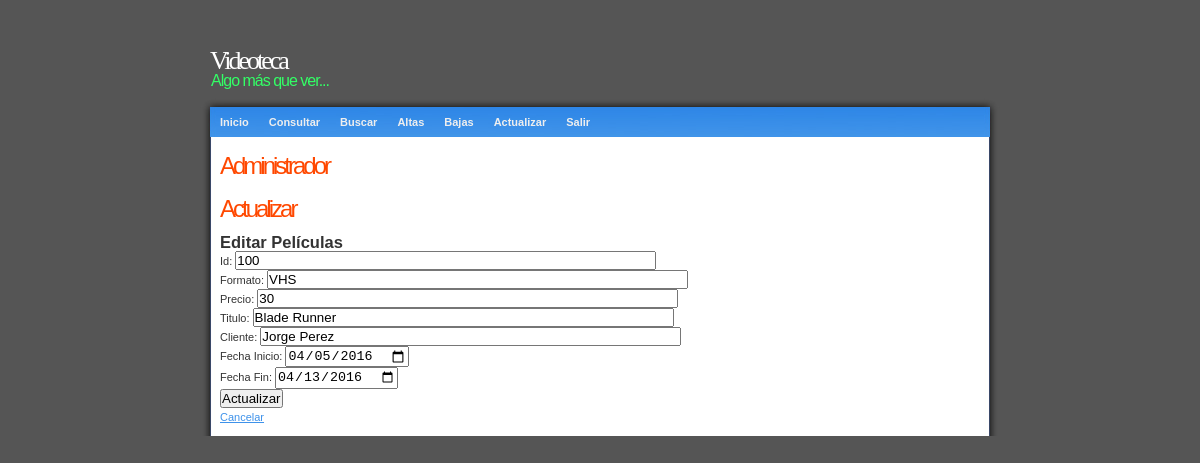
Page /administrador/ActualizarAdministradorRenta.php?id_copia=100 (signed in) on the committed database.
### tables this page shows
CREATE TABLE IF NOT EXISTS `copias` (
  `id_copia` int(11) DEFAULT NULL,
  `formato` varchar(30) DEFAULT NULL,
  `precio` int(11) DEFAULT NULL,
  `titulo` varchar(60) DEFAULT NULL,
  `cliente` varchar(30) DEFAULT NULL,
  `fecha_inicio` date DEFAULT NULL,
  `fecha_fin` date DEFAULT NULL
);

### administrador/ActualizarAdministradorRenta.php (the view, shortened to what this page needs)
<!DOCTYPE html PUBLIC "-//W3C//DTD XHTML 1.0 Strict//EN" "http://www.w3.org/TR/xhtml1/DTD/xhtml1-strict.dtd">
<html xmlns="http://www.w3.org/1999/xhtml">
<head>
<link rel="stylesheet" type="text/css" href="../style.css" media="screen" />
</head>
<body>
<div id="wrap">
<div id="header">
  <h1 class="Estilo4">Videoteca</h1>
  <h2 class="Estilo5">Algo más que ver...</h2>
</div>
<div id="top"> </div>
<div id="menu">
<ul>
<li><a href="index.php">Inicio</a></li>
<li><a href="ConsultarAdministrador.php">Consultar</a></li>
<li><a href="BuscarAdministrador.php">Buscar</a></li>
<li><a href="AltasAdministrador.php">Altas</a></li>
<li><a href="BajasAdministrador.php">Bajas</a></li>
<li><a href="ActualizarAdministrador.php">Actualizar</a></li>
<li><a href="SalirAdministrador.php">Salir</a></li>
</ul>
</div>
<div id="content">
<div class="left">
<h2>Administrador</h2>
<h2>Actualizar</h2>
</div>
<H2>Editar Películas</H2>
<?php
   $link=Conectarse();
   $id=$_GET['id_copia'];
  echo '<FORM METHOD="POST" ACTION="ActualizarAdministradorRenta2.php">';
  $result=mysqli_query($link,"select * from copias where id_copia=$id");
  $row = mysqli_fetch_array($result);
  $for=$row["formato"];
  $pre=$row["precio"];
  $ti=$row["titulo"];
  $cli=$row["cliente"];
  $feini=$row["fecha_inicio"];
  $fefin=$row["fecha_fin"];
  echo "Id: <INPUT TYPE='text' NAME='id_copia' value='$id' SIZE='50'><br>";
  echo "Formato: <INPUT TYPE='text' NAME='formato' value='$for' SIZE='50'><br>";
  echo "Precio: <INPUT TYPE='text' NAME='precio' value='$pre' SIZE='50'><br>";
  echo "Titulo: <INPUT TYPE='text' NAME='titulo' value='$ti' SIZE='50'><br>";
  echo "Cliente: <INPUT TYPE='text' NAME='cliente' value='$cli' SIZE='50'><br>";
  echo "Fecha Inicio: <INPUT TYPE='date' NAME='fecha_inicio' value='$feini' SIZE='50'><br>";
  echo "Fecha Fin: <INPUT TYPE='date' NAME='fecha_fin' value='$fefin' SIZE='50'><br>";
?>
<INPUT TYPE="SUBMIT" value="Actualizar">
<br>
<a href="ActualizarAdministrador.php">Cancelar</a>
</div>
</div>
</body>
</html>

### style.css (style rules this page uses)
* { padding: 0; margin: 0; }
body { background: #555; font-family: Verdana, Arial, Helvetica, sans-serif; font-size: 11px; line-height: 18px; color: #333333;; }
a { color: #3E92EA; }
#wrap { margin: 40px auto 0 auto; width: 800px; }
#header { padding-bottom:10px; }
#header h1 { font-size: 26px; font-weight: 100; letter-spacing: -3px; padding: 12px 0 5px 10px; }
#header h2 { color: #33FF66; font-size: 16px; font-weight: 100; padding: 0 0 0 11px; letter-spacing: -1px; line-height: 12px; }
#menu { height: 30px; line-height: 30px; background: #222 url(images/menu.jpg) no-repeat; }
#menu ul { padding-left: 10px; list-style-type: none; }
#menu ul li { display: block; float: left; }
#menu ul li a { color: #eee; padding: 0 10px; text-decoration: none; font-weight: 600; }
#content { background: #555 url(images/content.jpg) repeat-y; padding: 10px 20px; }
.left { width: 568px; float: left; text-align: justify; }
.left h2 { color: #FF4800; font-size: 24px; letter-spacing: -3px; font-weight: 100; padding : 10px 0 15px 0; }
#top { background: #555 url(images/top.jpg) no-repeat; padding: 5px 0; }

### administrador/ActualizarAdministradorRenta.php (style rules this page uses)
.Estilo4 { color: #FFFFFF; font-family: "Times New Roman", Times, serif; font-size: 30px; }

### rows in the picture
copias: formato "VHS", precio "30", titulo "Blade Runner", cliente "Jorge Perez", fecha_inicio "04/05/2016", fecha_fin "04/13/2016"
